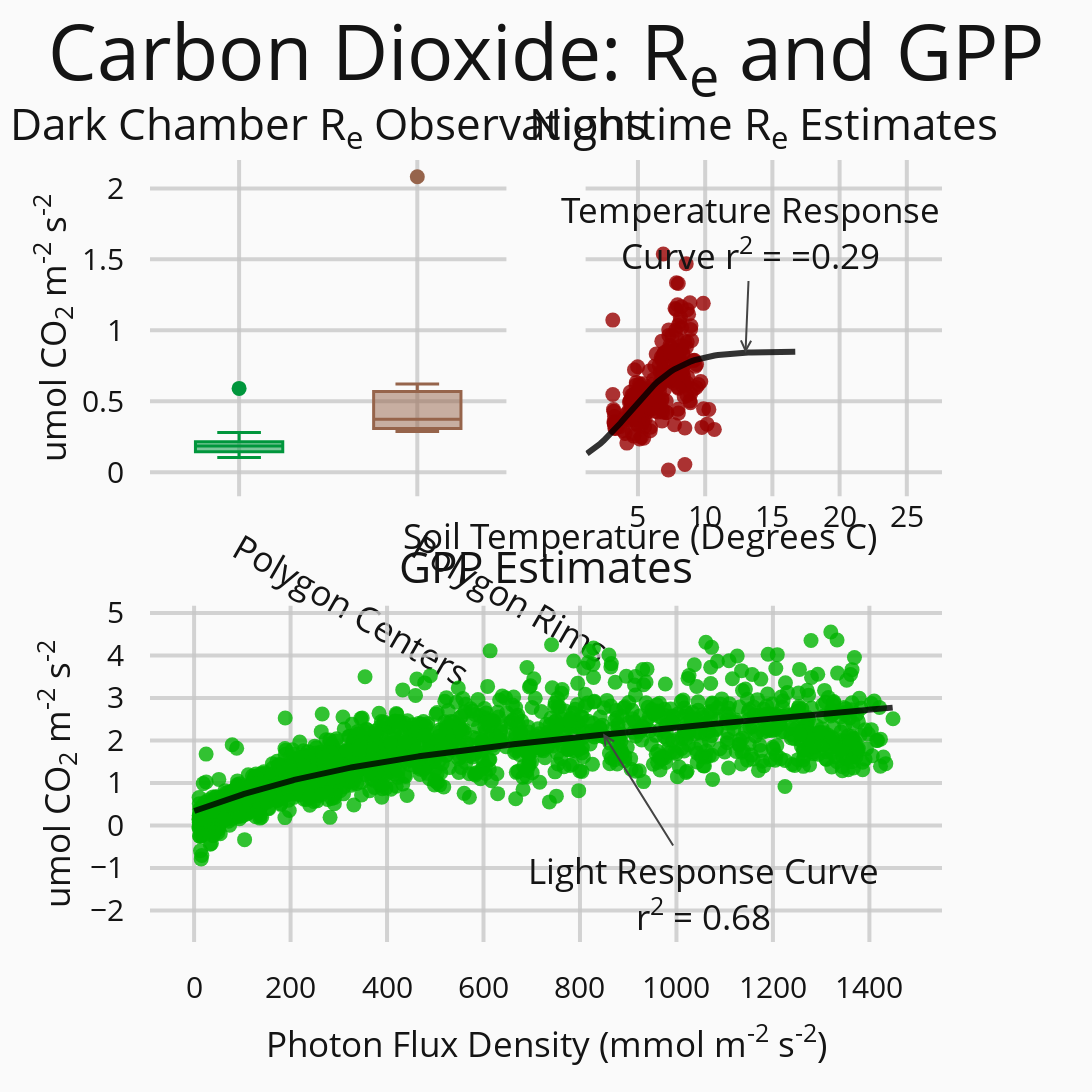

The notebook cell saved with this chart:
### Code cell
ChamberData=pd.read_csv('ChamberFluxes.csv')

Box1 = ChamberData.loc[((ChamberData['Position']==1) | (ChamberData['Position']==3))]
Box2 = ChamberData.loc[ChamberData['Position']==2]


fig = tools.make_subplots(rows=2, cols=2,vertical_spacing = 0.14,
                          shared_yaxes=True,specs=[[{}, {}],[{'colspan':2}, None]])

trace = go.Scatter(
    x = Dark['Temp_5_Avg'],y = Dark['co2_flux'],
    mode = 'markers',marker = dict(size = Mrk,color = 'rgba(152, 0, 0, .8)'),
    name = "Nighttime Observations"
)
trace2 = go.Scatter(
    x = Temp,y = R_func(Temp,*popt_r),
    name = "Modeled",
    line=dict(color = 'rgba(0, 0, 0, .8)',width=Lyn)
)

trace3 = go.Box(y=Box1['Flux'],name='Polygon Centers',
    whiskerwidth=Wisk,marker=dict(color = 'rgba(0, 150, 60,1)',size=Mrk,),
    line=dict(width=3),showlegend=False)

trace4 = go.Box(y=Box2['Flux'],name='Polygon Rims',
    whiskerwidth=Wisk,marker=dict(color = 'rgba(150, 100, 75,1)',size=Mrk,),
    line=dict(width=3),showlegend=False)


trace5 = go.Scatter(x = P['PPFD_Avg'],y=P['GPP'],
    mode = 'markers',
    marker = dict(size = Mrk,color = 'rgba(0, 180, 0, .8)'),
    name = "Nighttime Observations")

trace6 = go.Scatter(x = PAR,y=P_func(PAR,*popt_p),
    name = "Modeled",line=dict(color = 'rgba(0, 0, 0, .8)',width=Lyn)
)


fig.append_trace(trace3, 1, 1)
fig.append_trace(trace4, 1, 1)

fig.append_trace(trace, 1, 2)
fig.append_trace(trace2, 1, 2)

fig.append_trace(trace5,2,1)
fig.append_trace(trace6,2,1)


height = 1500
width = 2000

fig['layout'].update(width=width,height=height,)


# print(fig)
    
fig['layout']['xaxis3'].update(title='Photon Flux Density (mmol m<sup>-2</sup> s<sup>-2</sup>)',
                               gridcolor=Gcolor,gridwidth=GW,titlefont={'color':Fcolor,'size':AxTitle},
                               tickfont=dict(color=Fcolor,size=Tik),zerolinecolor=Gcolor,zerolinewidth=GW)
fig['layout']['xaxis2'].update(gridcolor=Gcolor,gridwidth=GW,tickfont=dict(color=Fcolor,size=Tik),
                               zerolinecolor=Gcolor,zerolinewidth=GW)
fig['layout']['xaxis1'].update(gridcolor=Gcolor,gridwidth=GW,tickfont=dict(color=Fcolor,size=AxTitle),
                               zerolinecolor=Gcolor,zerolinewidth=GW)

fig['layout']['yaxis1'].update(title='umol CO<sub>2</sub> m<sup>-2</sup> s<sup>-2</sup>',gridcolor=Gcolor,
                               gridwidth=GW,titlefont={'color':Fcolor,'size':AxTitle},tickfont=dict(color=Fcolor,size=Tik),
                               zerolinecolor=Gcolor,zerolinewidth=GW)
fig['layout']['yaxis2'].update(title='umol CO<sub>2</sub> m<sup>-2</sup> s<sup>-2</sup>',gridcolor=Gcolor,
                               gridwidth=GW,titlefont={'color':Fcolor,'size':AxTitle},tickfont=dict(color=Fcolor,size=Tik),
                               zerolinecolor=Gcolor,zerolinewidth=GW)
fig['layout'].update(showlegend=False)

fig['layout']['annotations'].extend([dict(yref = 'paper',y = 1, xref= 'paper',x = 0.225, 
     text = 'Dark Chamber R<sub>e</sub> Observations',showarrow = False,
          font = {'color':Fcolor,'size': STitle},xanchor = 'center',yanchor = 'bottom'
         ),
     dict(yref = 'paper',y = 1.0, xref= 'paper',x = 0.775, 
     text = 'Nighttime R<sub>e</sub> Estimates',
     showarrow = False, font = {'color':Fcolor,'size': STitle},
     xanchor = 'center',
     yanchor = 'bottom'
         ),
     dict(yref = 'paper',y = .44, xref= 'paper',x = 0.5, 
     text = 'GPP Estimates',
     showarrow = False, font = {'color':Fcolor,'size': STitle},
     xanchor = 'center',
     yanchor = 'bottom'
         ),
     dict(yref = 'y2',y = 2.163, xref= 'x3',x = 848, 
     text = 'Light Response Curve<br>r<sup>2</sup> = '+str(np.round(Rsq_GPP,2)),
     showarrow = True, font = {'color':Fcolor,'size': AxTitle},
     arrowhead=5,ax=100,ay=160
         ),
     dict(yref = 'y1',y = .84, xref= 'x2',x = 13, 
     text = 'Temperature Response<br>Curve r<sup>2</sup> = ='+str(np.round(Rsq_Resp,2)),
     showarrow = True, font = {'color':Fcolor,'size': AxTitle},
     arrowhead=5,ay=-120,ax=5,#line=dict(width = 3)
         ),
     dict(yref = 'paper',y = .52, xref= 'paper',x = .92, 
     text = 'Soil Temperature (Degrees C)',
     showarrow = False, font = {'color':Fcolor,'size': AxTitle}
         )])
fig['layout'].update(
    width=width,
    height=height,
    autosize=False,
    margin=go.Margin(
        l=150,
        r=150,
        b=150,
        t=160,
        pad=25,
    ),paper_bgcolor=BGCL,plot_bgcolor=PLCL,
    title='Carbon Dioxide: R<sub>e</sub> and GPP',
    font=dict(
        size=MTitle,color=Fcolor
    ))
      

# fig['layout'].update(title='Carbon Dioxide: R<sub>e</sub> & GPP',font=dict(color=Fcolor,size=MTitle))

    
offline.iplot(fig,image='png',image_height=height,image_width=width,filename='Respiration')

### Figure 1 — Plotly figure (JSON) as saved in the notebook; plotly's stock layout.template omitted (floating-point values rounded to 4 significant figures; data arrays with more than 128 entries replaced by an {"elided": "..."} marker saying what was removed)
{"data": [{"line": {"width": 3}, "marker": {"color": "rgba(0, 150, 60,1)", "size": 15}, "name": "Polygon Centers", "showlegend": false, "type": "box", "whiskerwidth": 3, "xaxis": "x1", "y": [0.2346, 0.2392, 0.279, null, null, null, null, null, 0.2033, 0.1869, 0.1632, 0.1722, 0.5902, 0.2095, 0.1833, 0.2158, 0.1204, 0.1414, 0.184, 0.1212, 0.1919, 0.1477, 0.1028, 0.1121], "yaxis": "y1"}, {"line": {"width": 3}, "marker": {"color": "rgba(150, 100, 75,1)", "size": 15}, "name": "Polygon Rims", "showlegend": false, "type": "box", "whiskerwidth": 3, "xaxis": "x1", "y": [null, null, null, null, 0.5148, 0.38, 2.082, 0.2864, 0.3215, 0.295, 0.6213, 0.3648], "yaxis": "y1"}, {"marker": {"color": "rgba(152, 0, 0, .8)", "size": 15}, "mode": "markers", "name": "Nighttime Observations", "type": "scatter", "x": {"elided": "231 float values"}, "xaxis": "x2", "y": {"elided": "231 float values"}, "yaxis": "y1"}, {"line": {"color": "rgba(0, 0, 0, .8)", "width": 6}, "name": "Modeled", "type": "scatter", "x": [1.202, 1.452, 1.702, 1.952, 2.202, 2.452, 2.702, 2.952, 3.202, 3.452, 3.702, 3.952, 4.202, 4.452, 4.702, 4.952, 5.202, 5.452, 5.702, 5.952, 6.202, 6.452, 6.702, 6.952, 7.202, 7.452, 7.702, 7.952, 8.202, 8.452, 8.702, 8.952, 9.202, 9.452, 9.702, 9.952, 10.2, 10.45, 10.7, 10.95, 11.2, 11.45, 11.7, 11.95, 12.2, 12.45, 12.7, 12.95, 13.2, 13.45, 13.7, 13.95, 14.2, 14.45, 14.7, 14.95, 15.2, 15.45, 15.7, 15.95, 16.2, 16.45, 16.7], "xaxis": "x2", "y": [0.131, 0.1464, 0.1632, 0.1815, 0.2012, 0.2223, 0.2448, 0.2687, 0.2937, 0.3198, 0.3467, 0.3743, 0.4024, 0.4306, 0.4588, 0.4867, 0.5141, 0.5408, 0.5665, 0.591, 0.6144, 0.6364, 0.657, 0.6761, 0.6938, 0.7101, 0.725, 0.7386, 0.7509, 0.762, 0.772, 0.781, 0.789, 0.7962, 0.8026, 0.8082, 0.8133, 0.8177, 0.8217, 0.8251, 0.8282, 0.8309, 0.8333, 0.8354, 0.8373, 0.8389, 0.8403, 0.8416, 0.8427, 0.8436, 0.8445, 0.8452, 0.8459, 0.8464, 0.8469, 0.8474, 0.8478, 0.8481, 0.8484, 0.8487, 0.8489, 0.8491, 0.8493], "yaxis": "y1"}, {"marker": {"color": "rgba(0, 180, 0, .8)", "size": 15}, "mode": "markers", "name": "Nighttime Observations", "type": "scatter", "x": {"elided": "1964 float values"}, "xaxis": "x3", "y": {"elided": "1964 float values"}, "yaxis": "y2"}, {"line": {"color": "rgba(0, 0, 0, .8)", "width": 6}, "name": "Modeled", "type": "scatter", "x": {"elided": "1449 float values"}, "xaxis": "x3", "y": {"elided": "1449 float values"}, "yaxis": "y2"}], "layout": {"annotations": [{"font": {"color": "rgba(20,20,20,1)", "size": 44}, "showarrow": false, "text": "Dark Chamber R<sub>e</sub> Observations", "x": 0.225, "xanchor": "center", "xref": "paper", "y": 1, "yanchor": "bottom", "yref": "paper"}, {"font": {"color": "rgba(20,20,20,1)", "size": 44}, "showarrow": false, "text": "Nighttime R<sub>e</sub> Estimates", "x": 0.775, "xanchor": "center", "xref": "paper", "y": 1, "yanchor": "bottom", "yref": "paper"}, {"font": {"color": "rgba(20,20,20,1)", "size": 44}, "showarrow": false, "text": "GPP Estimates", "x": 0.5, "xanchor": "center", "xref": "paper", "y": 0.44, "yanchor": "bottom", "yref": "paper"}, {"arrowhead": 5, "ax": 100, "ay": 160, "font": {"color": "rgba(20,20,20,1)", "size": 35}, "showarrow": true, "text": "Light Response Curve<br>r<sup>2</sup> = 0.68", "x": 848, "xref": "x3", "y": 2.163, "yref": "y2"}, {"arrowhead": 5, "ax": 5, "ay": -120, "font": {"color": "rgba(20,20,20,1)", "size": 35}, "showarrow": true, "text": "Temperature Response<br>Curve r<sup>2</sup> = =0.29", "x": 13, "xref": "x2", "y": 0.84, "yref": "y1"}, {"font": {"color": "rgba(20,20,20,1)", "size": 35}, "showarrow": false, "text": "Soil Temperature (Degrees C)", "x": 0.92, "xref": "paper", "y": 0.52, "yref": "paper"}], "autosize": false, "font": {"color": "rgba(20,20,20,1)", "size": 55}, "height": 1500, "margin": {"b": 150, "l": 150, "pad": 25, "r": 150, "t": 160}, "paper_bgcolor": "rgb(250,250,250)", "plot_bgcolor": "rgb(250,250,250)", "showlegend": false, "title": "Carbon Dioxide: R<sub>e</sub> and GPP", "width": 2000, "xaxis1": {"anchor": "y1", "domain": [0, 0.45], "gridcolor": "rgba(200,200,200,.8)", "gridwidth": 4, "tickfont": {"color": "rgba(20,20,20,1)", "size": 35}, "zerolinecolor": "rgba(200,200,200,.8)", "zerolinewidth": 4}, "xaxis2": {"anchor": "free", "domain": [0.55, 1], "gridcolor": "rgba(200,200,200,.8)", "gridwidth": 4, "position": 0.57, "tickfont": {"color": "rgba(20,20,20,1)", "size": 30}, "zerolinecolor": "rgba(200,200,200,.8)", "zerolinewidth": 4}, "xaxis3": {"anchor": "y2", "domain": [0, 1], "gridcolor": "rgba(200,200,200,.8)", "gridwidth": 4, "tickfont": {"color": "rgba(20,20,20,1)", "size": 30}, "title": "Photon Flux Density (mmol m<sup>-2</sup> s<sup>-2</sup>)", "titlefont": {"color": "rgba(20,20,20,1)", "size": 35}, "zerolinecolor": "rgba(200,200,200,.8)", "zerolinewidth": 4}, "yaxis1": {"anchor": "x1", "domain": [0.57, 1], "gridcolor": "rgba(200,200,200,.8)", "gridwidth": 4, "tickfont": {"color": "rgba(20,20,20,1)", "size": 30}, "title": "umol CO<sub>2</sub> m<sup>-2</sup> s<sup>-2</sup>", "titlefont": {"color": "rgba(20,20,20,1)", "size": 35}, "zerolinecolor": "rgba(200,200,200,.8)", "zerolinewidth": 4}, "yaxis2": {"anchor": "x3", "domain": [0, 0.43], "gridcolor": "rgba(200,200,200,.8)", "gridwidth": 4, "tickfont": {"color": "rgba(20,20,20,1)", "size": 30}, "title": "umol CO<sub>2</sub> m<sup>-2</sup> s<sup>-2</sup>", "titlefont": {"color": "rgba(20,20,20,1)", "size": 35}, "zerolinecolor": "rgba(200,200,200,.8)", "zerolinewidth": 4}}}
